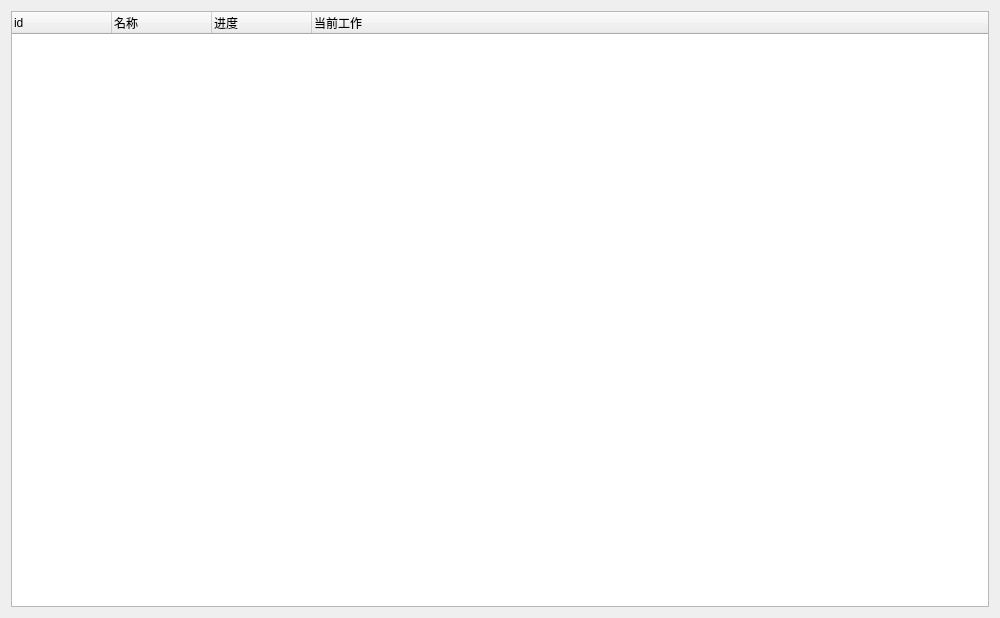
<?xml version="1.0" encoding="UTF-8"?>
<ui version="4.0">
 <class>TaskManager</class>
 <widget class="QWidget" name="TaskManager">
  <property name="geometry">
   <rect>
    <x>0</x>
    <y>0</y>
    <width>1000</width>
    <height>618</height>
   </rect>
  </property>
  <property name="windowTitle">
   <string>任务管理器</string>
  </property>
  <layout class="QGridLayout" name="gridLayout">
   <item row="0" column="0">
    <widget class="TreeWidget" name="task_view">
     <property name="columnCount">
      <number>4</number>
     </property>
     <column>
      <property name="text">
       <string>id</string>
      </property>
     </column>
     <column>
      <property name="text">
       <string>名称</string>
      </property>
     </column>
     <column>
      <property name="text">
       <string>进度</string>
      </property>
     </column>
     <column>
      <property name="text">
       <string>当前工作</string>
      </property>
     </column>
    </widget>
   </item>
  </layout>
 </widget>
 <customwidgets>
  <customwidget>
   <class>TreeWidget</class>
   <extends>QTreeWidget</extends>
   <header>qfluentwidgets</header>
  </customwidget>
 </customwidgets>
 <resources/>
 <connections/>
</ui>
